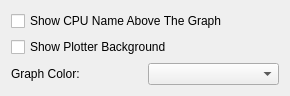
<?xml version="1.0" encoding="UTF-8"?>
<ui version="4.0">
 <class>configAdv</class>
 <widget class="QWidget" name="configAdv">
  <property name="geometry">
   <rect>
    <x>0</x>
    <y>0</y>
    <width>290</width>
    <height>93</height>
   </rect>
  </property>
  <property name="windowTitle">
   <string>Form</string>
  </property>
  <layout class="QVBoxLayout" name="verticalLayout">
   <item>
    <widget class="QCheckBox" name="showTopBarCheckBox">
     <property name="text">
      <string>Show CPU Name Above The Graph</string>
     </property>
    </widget>
   </item>
   <item>
    <widget class="QCheckBox" name="showBackgroundCheckBox">
     <property name="text">
      <string>Show Plotter Background</string>
     </property>
    </widget>
   </item>
   <item>
    <layout class="QHBoxLayout" name="horizontalLayout">
     <item>
      <widget class="QLabel" name="graphLabel">
       <property name="text">
        <string>Graph Color:</string>
       </property>
      </widget>
     </item>
     <item>
      <widget class="KColorCombo" name="graphColorCombo"/>
     </item>
    </layout>
   </item>
   <item>
    <spacer name="verticalSpacer">
     <property name="orientation">
      <enum>Qt::Vertical</enum>
     </property>
     <property name="sizeHint" stdset="0">
      <size>
       <width>20</width>
       <height>11</height>
      </size>
     </property>
    </spacer>
   </item>
  </layout>
 </widget>
 <customwidgets>
  <customwidget>
   <class>KColorCombo</class>
   <extends>QComboBox</extends>
   <header>kcolorcombo.h</header>
  </customwidget>
 </customwidgets>
 <resources/>
 <connections/>
</ui>
